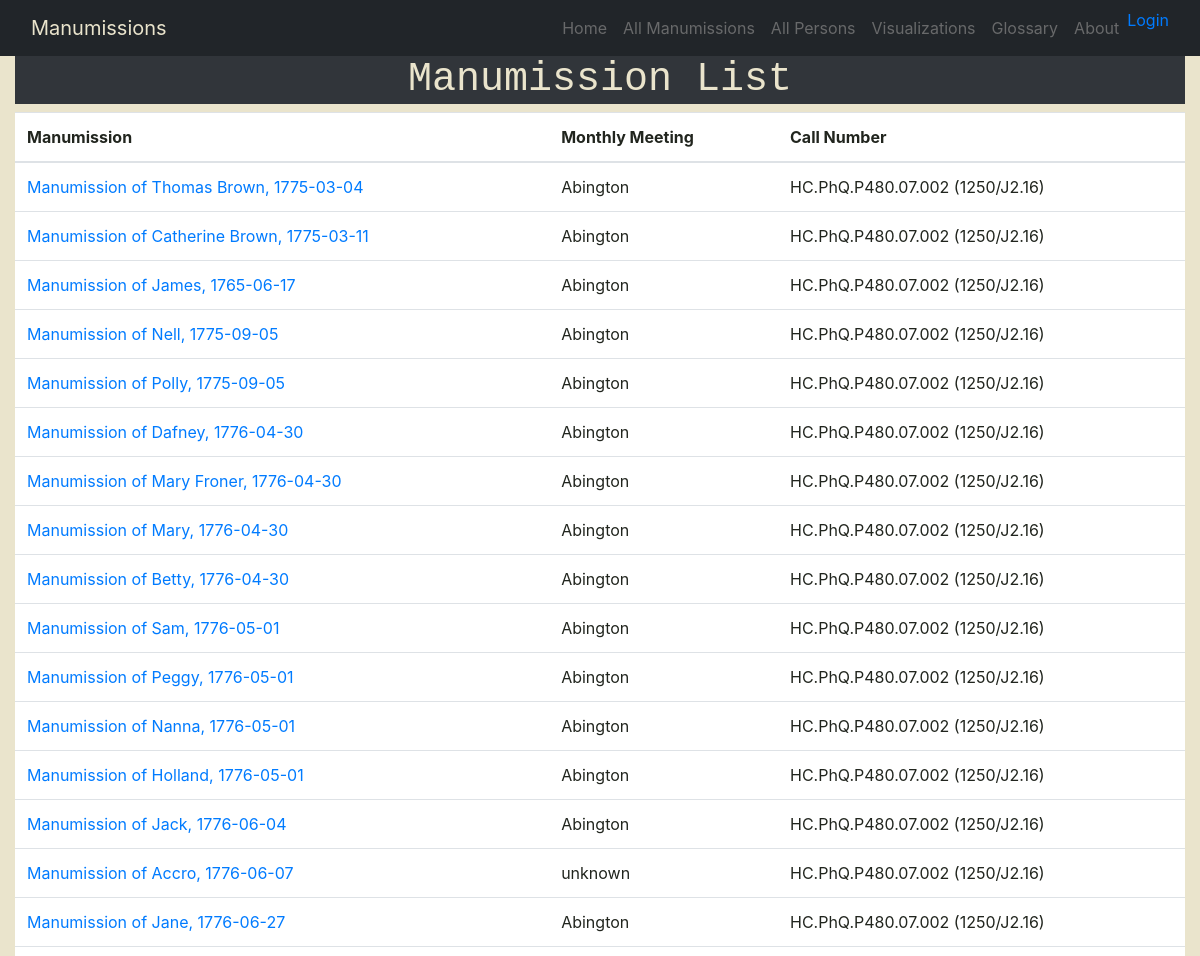
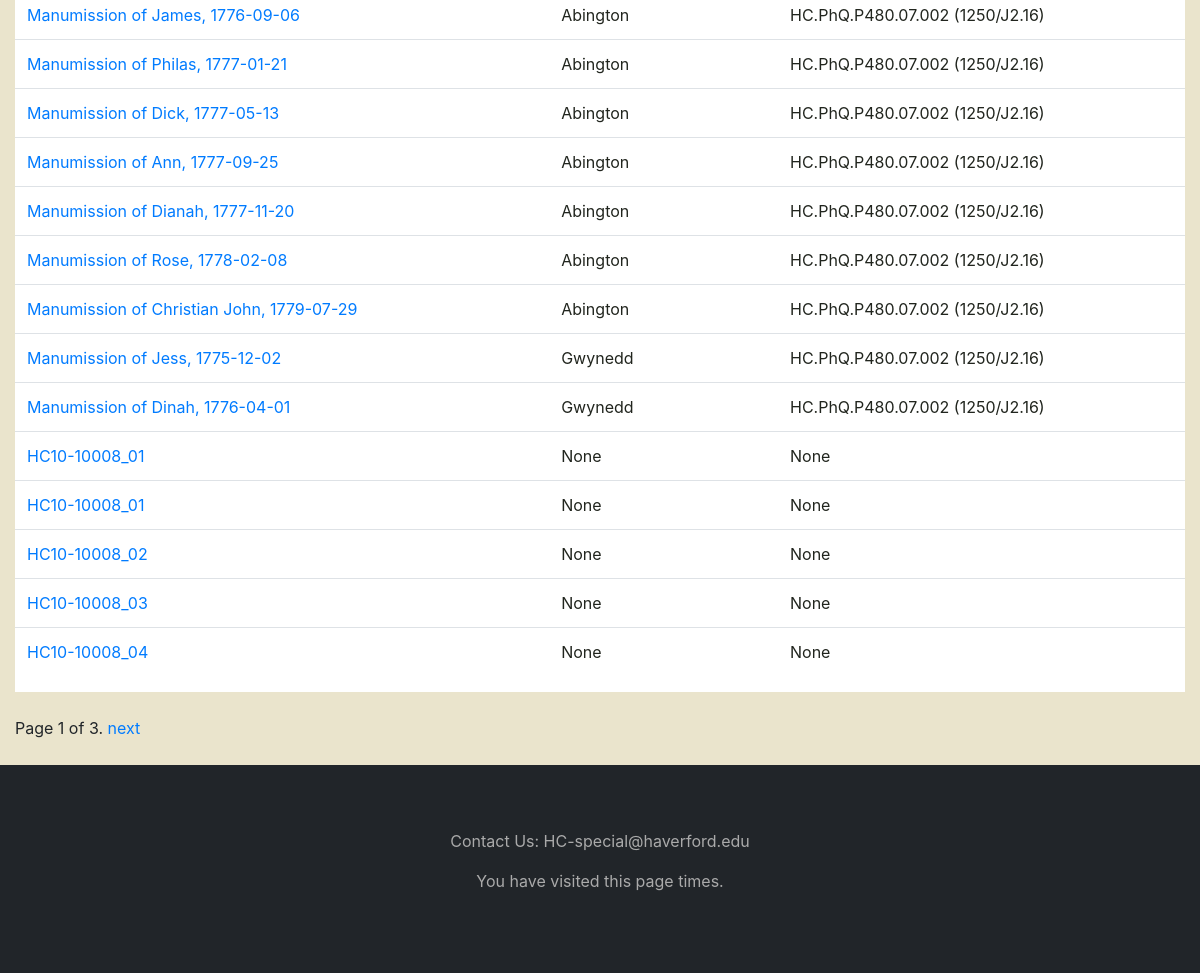
The page /manumissions/ on the database its author committed (2 pictures, top to bottom).
### catalog/models.py (models this page shows)
class Manumission(models.Model):
    title = models.CharField(max_length=300, null=True)
    date_of_manumission_signing = models.DateField(null=True, blank=True)
    image_name = models.ForeignKey('Image_Name', on_delete=models.SET_NULL, null=True)
    person = models.ManyToManyField(Person, help_text="Select Persons for this Manumission")
    monthly_meeting = models.ForeignKey('Monthly_Meeting', on_delete=models.SET_NULL, null=True)
    page_number = models.ForeignKey('Page_Number', on_delete=models.SET_NULL, null=True)
    call_number = models.ForeignKey('Call_Number', on_delete=models.SET_NULL, null=True)
    def display_person(self):
        """Create a string for the Person. This is required to display persons in Admin."""
        return ', '.join(person.first_name for person in self.person.all()[:3])
    display_person.short_description = 'Persons involved in Manumission'
    def get_absolute_url(self):
        return reverse('manumission-detail', args=[str(self.id)])
    def __str__(self):
        return self.title

### catalog/views.py (the view)
# urls.py: path('manumissions/', views.ManumissionListView.as_view(), name='manumissions'),
class ManumissionListView(generic.ListView):
    model = Manumission
    paginate_by = 30

### catalog/models.py (called while the page is built)
    def __str__(self):
        return self.monthly_meeting

    def __str__(self):
        return self.call_number

### catalog/templates/catalog/manumission_list.html
{% extends "base_generic.html" %}
{% block content %}
<div class="col-md-12" style="background: rgb(49,53,58);color: rgb(33, 37, 30);">
  <h1 class= "text-monospace text-center" style="color: #eae4cc;">Manumission List</h1>
</div>
<div class="table-responsive" style="background: rgb(255,255,255);color: rgb(33,37,30);">
  <table class="table">
      <thead style="color: rgb(33,37,30);">
          <tr>
              <th>Manumission</th>
              <th>Monthly Meeting</th>
              <th>Call Number</th>
          </tr>
      </thead>
      <tbody style="color: rgb(33,37,30);">
        {% if manumission_list %}
          {% for manumission in manumission_list %}
            <tr>
              <td>
                <a href="{{ manumission.get_absolute_url }}">
                {{ manumission }}
                </a>
              </td>
              <td>
                {{manumission.monthly_meeting}}
              </td>
              <td>
                {{manumission.call_number}}
              </td>
            </tr>
          {% endfor %}
        {% else %}
          <tr>
            <td>There are no Manumissions in the library.</td>
          </tr>
        {% endif %}
      </tbody>
  </table>
</div>
<div class="container"> <br> </div>
{% endblock %}

### rows shown on the page
Manumission: title "Manumission of Thomas Brown, 1775-03-04", monthly_meeting "Abington", call_number "HC.PhQ.P480.07.002 (1250/J2.16)"
Manumission: title "Manumission of Catherine Brown, 1775-03-11", monthly_meeting "Abington", call_number "HC.PhQ.P480.07.002 (1250/J2.16)"
Manumission: title "Manumission of James, 1765-06-17", monthly_meeting "Abington", call_number "HC.PhQ.P480.07.002 (1250/J2.16)"
Manumission: title "Manumission of Nell, 1775-09-05", monthly_meeting "Abington", call_number "HC.PhQ.P480.07.002 (1250/J2.16)"
Manumission: title "Manumission of Polly, 1775-09-05", monthly_meeting "Abington", call_number "HC.PhQ.P480.07.002 (1250/J2.16)"
Manumission: title "Manumission of Dafney, 1776-04-30", monthly_meeting "Abington", call_number "HC.PhQ.P480.07.002 (1250/J2.16)"
Manumission: title "Manumission of Mary Froner, 1776-04-30", monthly_meeting "Abington", call_number "HC.PhQ.P480.07.002 (1250/J2.16)"
Manumission: title "Manumission of Mary, 1776-04-30", monthly_meeting "Abington", call_number "HC.PhQ.P480.07.002 (1250/J2.16)"
Manumission: title "Manumission of Betty, 1776-04-30", monthly_meeting "Abington", call_number "HC.PhQ.P480.07.002 (1250/J2.16)"
Manumission: title "Manumission of Sam, 1776-05-01", monthly_meeting "Abington", call_number "HC.PhQ.P480.07.002 (1250/J2.16)"
Manumission: title "Manumission of Peggy, 1776-05-01", monthly_meeting "Abington", call_number "HC.PhQ.P480.07.002 (1250/J2.16)"
Manumission: title "Manumission of Nanna, 1776-05-01", monthly_meeting "Abington", call_number "HC.PhQ.P480.07.002 (1250/J2.16)"
Manumission: title "Manumission of Holland, 1776-05-01", monthly_meeting "Abington", call_number "HC.PhQ.P480.07.002 (1250/J2.16)"
Manumission: title "Manumission of Jack, 1776-06-04", monthly_meeting "Abington", call_number "HC.PhQ.P480.07.002 (1250/J2.16)"
Manumission: title "Manumission of Accro, 1776-06-07", monthly_meeting "unknown", call_number "HC.PhQ.P480.07.002 (1250/J2.16)"
Manumission: title "Manumission of Jane, 1776-06-27", monthly_meeting "Abington", call_number "HC.PhQ.P480.07.002 (1250/J2.16)"
Manumission: title "Manumission of James, 1776-09-06", monthly_meeting "Abington", call_number "HC.PhQ.P480.07.002 (1250/J2.16)"
Manumission: title "Manumission of Philas, 1777-01-21", monthly_meeting "Abington", call_number "HC.PhQ.P480.07.002 (1250/J2.16)"
Manumission: title "Manumission of Dick, 1777-05-13", monthly_meeting "Abington", call_number "HC.PhQ.P480.07.002 (1250/J2.16)"
Manumission: title "Manumission of Ann, 1777-09-25", monthly_meeting "Abington", call_number "HC.PhQ.P480.07.002 (1250/J2.16)"
Manumission: title "Manumission of Dianah, 1777-11-20", monthly_meeting "Abington", call_number "HC.PhQ.P480.07.002 (1250/J2.16)"
Manumission: title "Manumission of Rose, 1778-02-08", monthly_meeting "Abington", call_number "HC.PhQ.P480.07.002 (1250/J2.16)"
Manumission: title "Manumission of Christian John, 1779-07-29", monthly_meeting "Abington", call_number "HC.PhQ.P480.07.002 (1250/J2.16)"
Manumission: title "Manumission of Jess, 1775-12-02", monthly_meeting "Gwynedd", call_number "HC.PhQ.P480.07.002 (1250/J2.16)"
Manumission: title "Manumission of Dinah, 1776-04-01", monthly_meeting "Gwynedd", call_number "HC.PhQ.P480.07.002 (1250/J2.16)"
Manumission: title "HC10-10008_01", monthly_meeting "None", call_number "None"
Manumission: title "HC10-10008_01", monthly_meeting "None", call_number "None"
Manumission: title "HC10-10008_02", monthly_meeting "None", call_number "None"
Manumission: title "HC10-10008_03", monthly_meeting "None", call_number "None"
Manumission: title "HC10-10008_04", monthly_meeting "None", call_number "None"

### other values the page prints
{{ page_obj.number }} "1"
{{ page_obj.paginator.num_pages }} "3"
